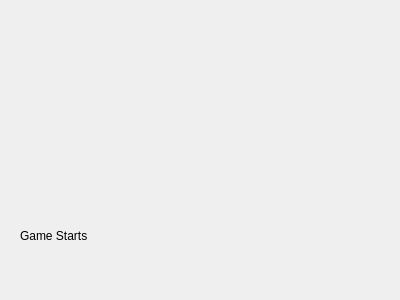
<?xml version="1.0" encoding="UTF-8"?>
<ui version="4.0">
 <class>MatchScreen</class>
 <widget class="QWidget" name="MatchScreen">
  <property name="geometry">
   <rect>
    <x>0</x>
    <y>0</y>
    <width>400</width>
    <height>300</height>
   </rect>
  </property>
  <property name="windowTitle">
   <string>Form</string>
  </property>
  <widget class="QLabel" name="mainOutput">
   <property name="geometry">
    <rect>
     <x>20</x>
     <y>190</y>
     <width>351</width>
     <height>91</height>
    </rect>
   </property>
   <property name="text">
    <string>Game Starts</string>
   </property>
  </widget>
 </widget>
 <resources/>
 <connections/>
</ui>
